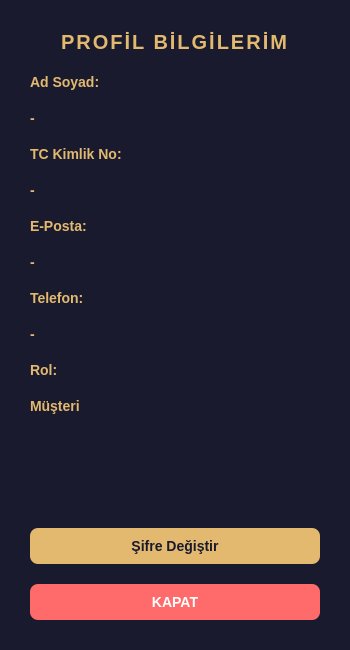
<?xml version="1.0" encoding="UTF-8"?>
<ui version="4.0">
 <class>CustomerProfileDialog</class>
 <widget class="QDialog" name="CustomerProfileDialog">
  <property name="geometry">
   <rect>
    <x>0</x>
    <y>0</y>
    <width>350</width>
    <height>650</height>
   </rect>
  </property>
  <property name="windowTitle">
   <string>Profilim</string>
  </property>
  <property name="styleSheet">
   <string>QDialog {
    background-color: #1a1a2e;
}

QLabel {
    color: #e2b96f;
    font-size: 14px;
    font-weight: bold;
}

QLabel#titleLabel {
    font-size: 20px;
    letter-spacing: 2px;
}

QLabel.infoLabel {
    color: #ffffff;
    font-size: 14px;
    background-color: #16213e;
    border: 1px solid #e2b96f;
    border-radius: 8px;
    padding: 10px;
}

QPushButton {
    background-color: #e2b96f;
    color: #1a1a2e;
    border-radius: 8px;
    padding: 10px;
    font-weight: bold;
    font-size: 14px;
}

QPushButton:hover {
    background-color: #cda256;
}

QPushButton#btnKapat {
    background-color: #ff6b6b;
    color: white;
}

QPushButton#btnKapat:hover {
    background-color: #e55a5a;
}
</string>
  </property>
  <layout class="QVBoxLayout" name="verticalLayout">
   <property name="spacing">
    <number>20</number>
   </property>
   <property name="leftMargin">
    <number>30</number>
   </property>
   <property name="topMargin">
    <number>30</number>
   </property>
   <property name="rightMargin">
    <number>30</number>
   </property>
   <property name="bottomMargin">
    <number>30</number>
   </property>
   <item>
    <widget class="QLabel" name="titleLabel">
     <property name="text">
      <string>PROFİL BİLGİLERİM</string>
     </property>
     <property name="alignment">
      <set>Qt::AlignmentFlag::AlignCenter</set>
     </property>
    </widget>
   </item>
   <item>
    <widget class="QLabel" name="lblAdSoyadBaslik">
     <property name="text">
      <string>Ad Soyad:</string>
     </property>
    </widget>
   </item>
   <item>
    <widget class="QLabel" name="lblAdSoyad">
     <property name="text">
      <string>-</string>
     </property>
     <property name="class" stdset="0">
      <string>infoLabel</string>
     </property>
    </widget>
   </item>
   <item>
    <widget class="QLabel" name="lblTcBaslik">
     <property name="text">
      <string>TC Kimlik No:</string>
     </property>
    </widget>
   </item>
   <item>
    <widget class="QLabel" name="lblTc">
     <property name="text">
      <string>-</string>
     </property>
     <property name="class" stdset="0">
      <string>infoLabel</string>
     </property>
    </widget>
   </item>
   <item>
    <widget class="QLabel" name="lblEmailBaslik">
     <property name="text">
      <string>E-Posta:</string>
     </property>
    </widget>
   </item>
   <item>
    <widget class="QLabel" name="lblEmail">
     <property name="text">
      <string>-</string>
     </property>
     <property name="class" stdset="0">
      <string>infoLabel</string>
     </property>
    </widget>
   </item>
   <item>
    <widget class="QLabel" name="lblTelefonBaslik">
     <property name="text">
      <string>Telefon:</string>
     </property>
    </widget>
   </item>
   <item>
    <widget class="QLabel" name="lblTelefon">
     <property name="text">
      <string>-</string>
     </property>
     <property name="class" stdset="0">
      <string>infoLabel</string>
     </property>
    </widget>
   </item>
   <item>
    <widget class="QLabel" name="lblRolBaslik">
     <property name="text">
      <string>Rol:</string>
     </property>
    </widget>
   </item>
   <item>
    <widget class="QLabel" name="lblRol">
     <property name="text">
      <string>Müşteri</string>
     </property>
     <property name="class" stdset="0">
      <string>infoLabel</string>
     </property>
    </widget>
   </item>
   <item>
    <spacer name="verticalSpacer">
     <property name="orientation">
      <enum>Qt::Orientation::Vertical</enum>
     </property>
     <property name="sizeHint" stdset="0">
      <size>
       <width>20</width>
       <height>40</height>
      </size>
     </property>
    </spacer>
   </item>
   <item>
    <widget class="QPushButton" name="btnSifreDegistir">
     <property name="text">
      <string>Şifre Değiştir</string>
     </property>
    </widget>
   </item>
   <item>
    <widget class="QPushButton" name="btnKapat">
     <property name="text">
      <string>KAPAT</string>
     </property>
    </widget>
   </item>
  </layout>
 </widget>
 <resources/>
 <connections/>
</ui>
